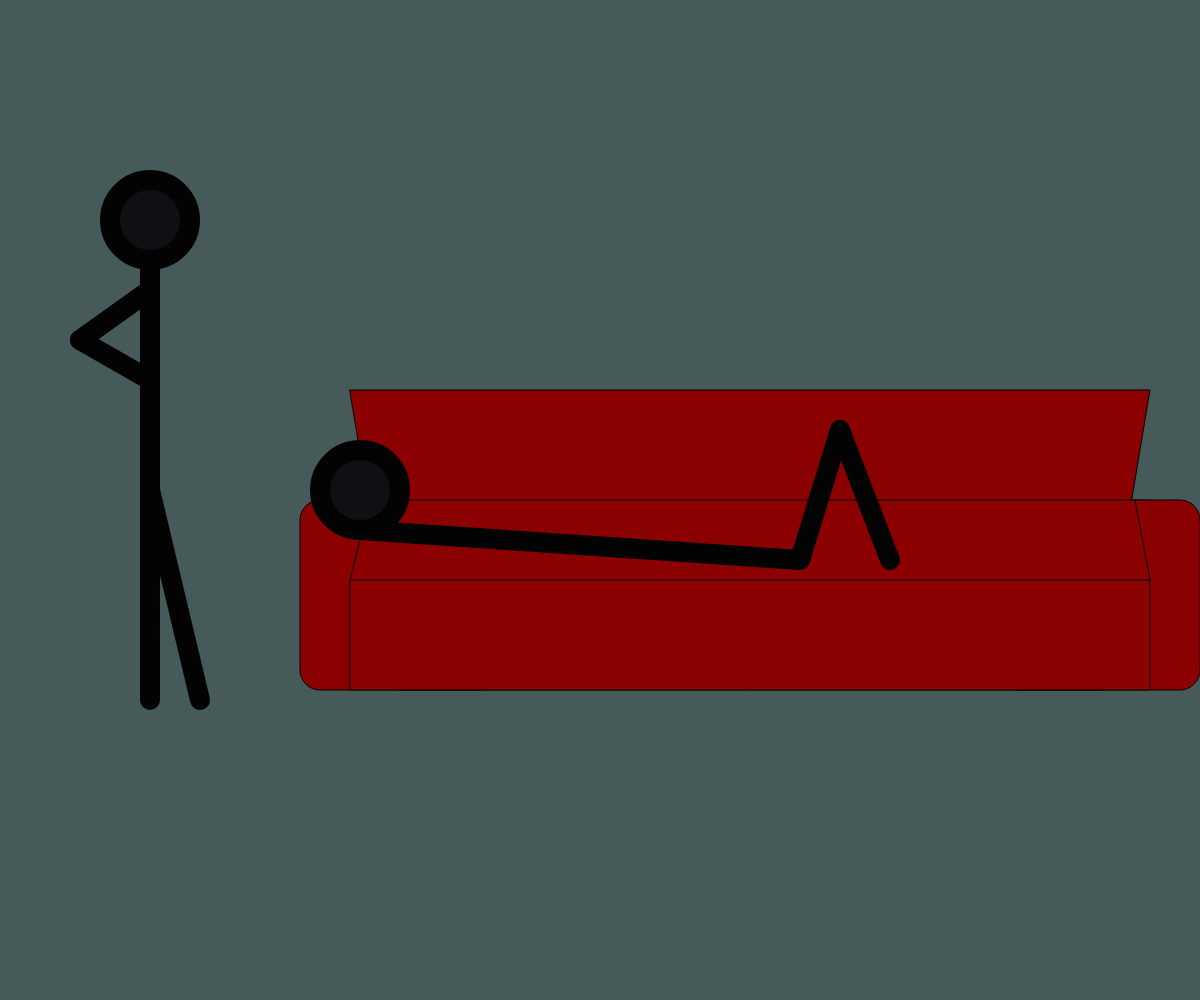
Frame 1 (no input)
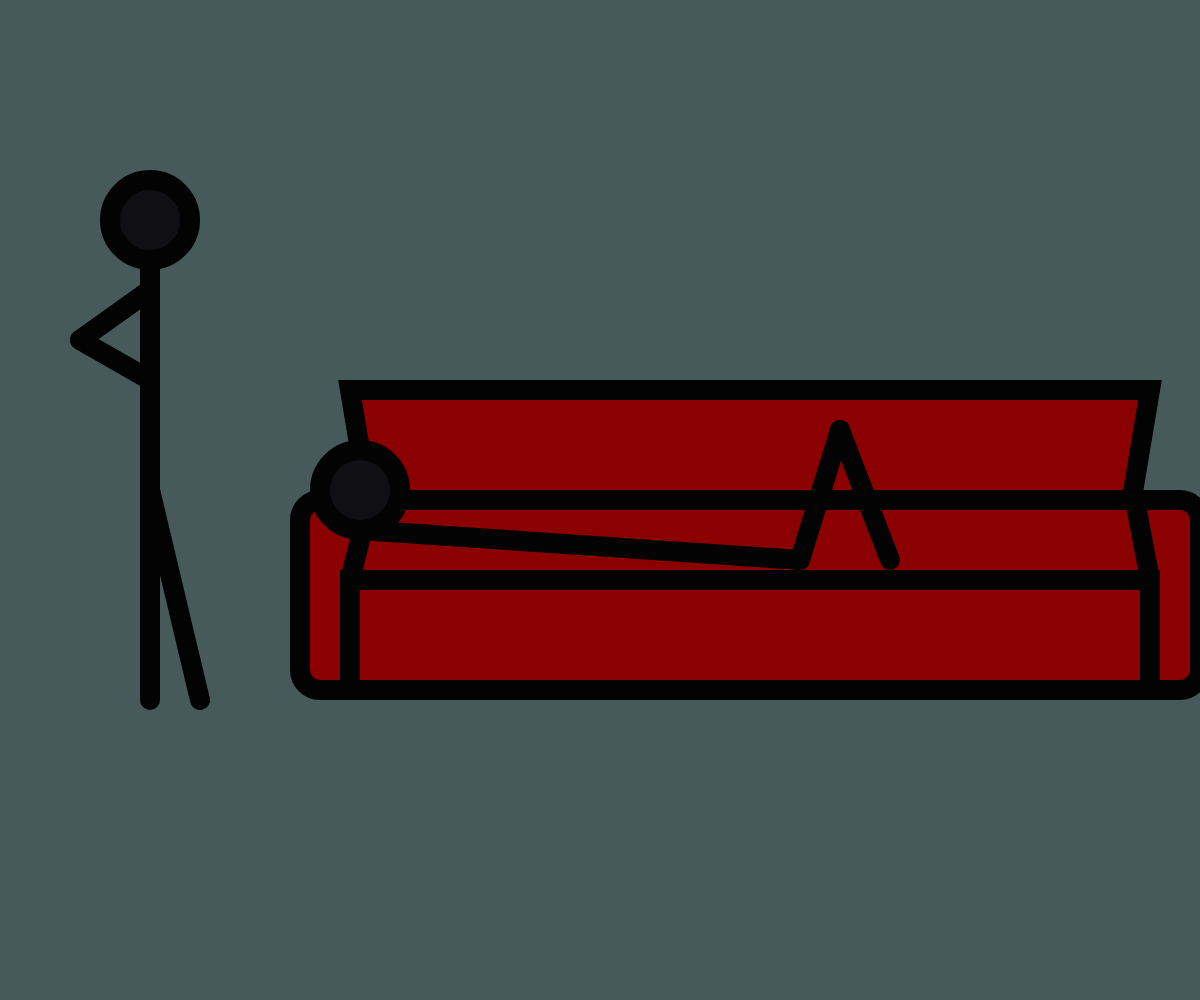
Frame 60 (no input)
Frame 120 (the mouse pressed at the canvas centre since frame 60): identical to frame 60, image omitted

The p5.js sketch that drew these frames (run headless with seeded random() and noise() and a simulated clock; from frame 60 on, the mouse is pressed at the canvas centre):

// p5.js sketch
// ── sketch.js
function setup() {
  createCanvas(windowWidth, windowHeight);
}

function draw() {
  background(70, 90, 90);
stroke(3);
  fill('darkred')
rect(300, 500, 200, 190, 20);
rect(1000, 500, 200, 190, 20);
  quad(350, 390, 1150, 390, 1100, 690, 400, 690);
  noStroke();
  rect(350, 500, 800, 190);
  stroke(3);
  rect(350, 580, 800, 110);
  line(370, 500, 350, 580, 3);
  line(370, 500, 1150, 500);
  line(1135, 500, 1150, 580);
strokeWeight(20);
fill(15, 15, 20);
  circle(360, 490, 80)
  line(360, 530, 800, 560);
  line(800, 560, 840, 430);
  line(840, 430, 890, 560);

  line(80, 340, 150, 380);
  line(150, 290, 80, 340);
  line(150, 490, 150, 700);
  line(150, 490, 200, 700);
  line(150, 220, 150, 490);
  circle(150, 220, 80);

}
